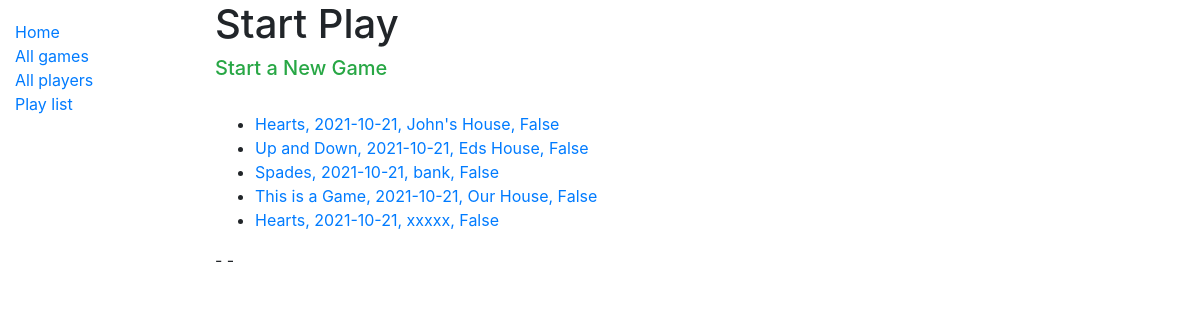
Screenshot of /start/ with the database file from the repository.
### scorekeeping/play/models.py (models this page shows, shortened)
class Play(models.Model):
    game = models.ForeignKey('game.Game', on_delete=models.RESTRICT)
    players = models.ManyToManyField('player.Player')
    hands = models.ManyToManyField('score.Hand')
    play_date = models.DateField(auto_now=False, default ='2021-10-20')
    location = models.CharField(max_length=30)
    play_complete = models.BooleanField(default=False)
    def get_absolute_url(self):
        return reverse('play-detail', args=[str(self.id)])
    def get_absolute_url_start(self):
        return reverse('play-select', args=[str(self.id)])
    def __str__(self):
        return f'{self.game.description},  {self.play_date},  {self.location},  {self.play_complete}'

### scorekeeping/game/models.py (models this page shows, shortened)
class Game(models.Model):
    description = models.CharField(max_length=20)
    rules_link = models.URLField(max_length=60, default='https://google.com')
    rules_text = models.TextField()

### scorekeeping/score/views.py (the view)
# urls.py: path('start/', views.StartPlay.as_view(), name='start-play'),
class StartPlay(generic.ListView):
    model = Play
    context_object_name = 'start_play'
    queryset = Play.objects.filter(play_complete = False)
    template_name = 'score/start_play.html'

### scorekeeping/score/templates/score/start_play.html (shortened to what this page needs)
<!DOCTYPE html>
{% extends "base_generic.html" %}
{% load static %}
  {% load static %}
    {% block content %}
    <h1>Start Play</h1>
    <h5><a class="text-success" href="{% url 'play-create' %}">Start a New Game</a></h5><br>
      {% if start_play %}
          <ul>
              {% for play in start_play %}
                <li><a href="{{ play.get_absolute_url_start }}">{{ play }}</a></li>
              {% endfor %}
          </ul>
      {% else %}
          <p>No plays are available.</p>
      {% endif %}
    <p>{{game_desc}} - {{play_date}} - {{location}}</p>
  {% endblock %}

### rows the page displays
Play: game+play_date+location "Hearts, 2021-10-21, John's House, False"
Play: game+play_date+location "Up and Down, 2021-10-21, Eds House, False"
Play: game+play_date+location "Spades, 2021-10-21, bank, False"
Play: game+play_date+location "This is a Game, 2021-10-21, Our House, False"
Play: game+play_date+location "Hearts, 2021-10-21, xxxxx, False"
